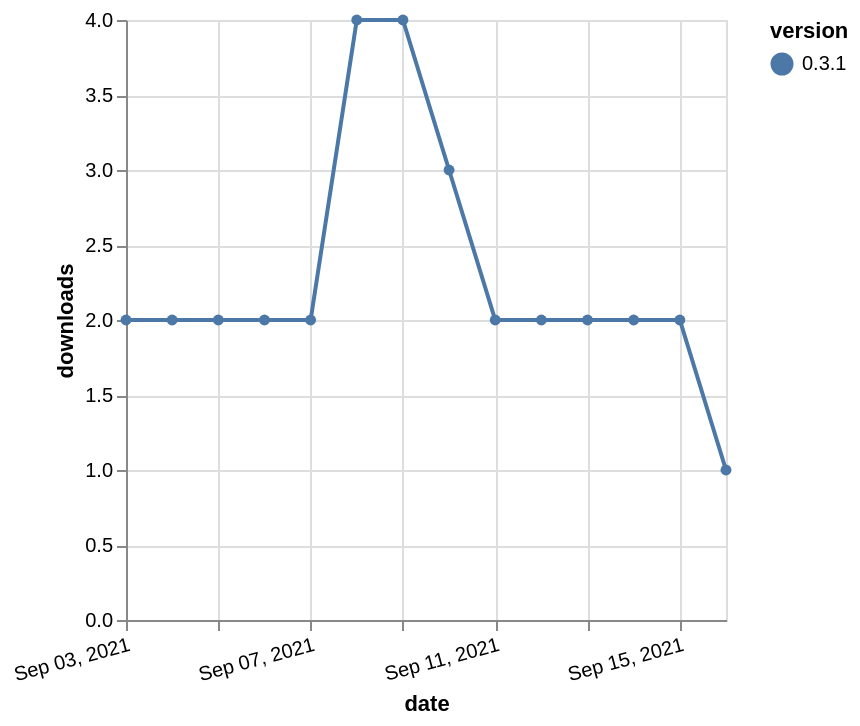

The Vega-Lite source for this figure:
### Vega-Lite specification from a JSON file in a GitHub repository (floating-point values rounded to 4 significant figures)
{"$schema": "https://vega.github.io/schema/vega-lite/v5.json", "description": "A simple bar chart with embedded data.", "data": {"values": [{"date": "2021-09-03", "total": 2835, "delta": 2, "version": "0.3.1"}, {"date": "2021-09-04", "total": 2837, "delta": 2, "version": "0.3.1"}, {"date": "2021-09-05", "total": 2839, "delta": 2, "version": "0.3.1"}, {"date": "2021-09-06", "total": 2841, "delta": 2, "version": "0.3.1"}, {"date": "2021-09-07", "total": 2843, "delta": 2, "version": "0.3.1"}, {"date": "2021-09-08", "total": 2847, "delta": 4, "version": "0.3.1"}, {"date": "2021-09-09", "total": 2851, "delta": 4, "version": "0.3.1"}, {"date": "2021-09-10", "total": 2854, "delta": 3, "version": "0.3.1"}, {"date": "2021-09-11", "total": 2856, "delta": 2, "version": "0.3.1"}, {"date": "2021-09-12", "total": 2858, "delta": 2, "version": "0.3.1"}, {"date": "2021-09-13", "total": 2860, "delta": 2, "version": "0.3.1"}, {"date": "2021-09-14", "total": 2862, "delta": 2, "version": "0.3.1"}, {"date": "2021-09-15", "total": 2864, "delta": 2, "version": "0.3.1"}, {"date": "2021-09-16", "total": 2865, "delta": 1, "version": "0.3.1"}]}, "width": "container", "mark": {"type": "line", "point": {"filled": true}}, "encoding": {"x": {"field": "date", "type": "temporal", "timeUnit": "yearmonthdate", "title": "date", "axis": {"labelAngle": -15}}, "y": {"field": "delta", "type": "quantitative", "title": "downloads"}, "color": {"field": "version", "type": "nominal"}, "tooltip": {"field": "delta"}}}
